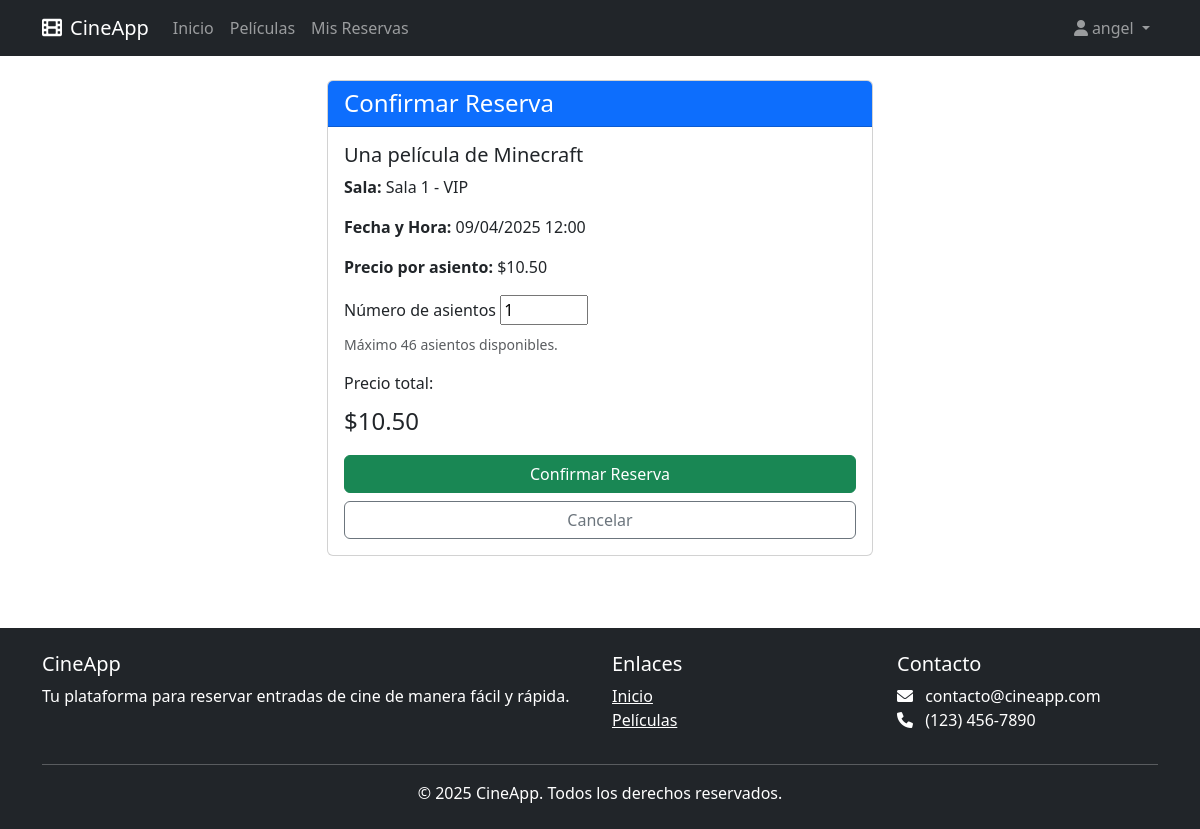
Screenshot of /showtimes/57/reserve/ (signed in) with the database file from the repository.
### reservations/models.py (models this page shows, shortened)
class ShowTime(models.Model):
    movie = models.ForeignKey(Movie, on_delete=models.CASCADE, related_name='showtimes')
    theater = models.ForeignKey(Theater, on_delete=models.CASCADE, related_name='showtimes')
    start_time = models.DateTimeField()
    end_time = models.DateTimeField()
    price = models.DecimalField(max_digits=6, decimal_places=2)
    class Meta:
        unique_together = ('theater', 'start_time')
    def seats_available(self):
        seats_booked = Reservation.objects.filter(showtime=self).aggregate(
            total=models.Sum('num_seats')
        )['total'] or 0
        return self.theater.capacity - seats_booked

class Movie(models.Model):
    tmdb_id = models.IntegerField(unique=True)
    title = models.CharField(max_length=255)
    overview = models.TextField()
    poster_path = models.CharField(max_length=255, null=True, blank=True)
    release_date = models.DateField()

class Theater(models.Model):
    name = models.CharField(max_length=100)
    capacity = models.IntegerField()

### reservations/views.py (the view)
# urls.py: path('showtimes/<int:showtime_id>/reserve/', views.create_reservation, name='create_reservation'),
@login_required
def create_reservation(request, showtime_id):
    showtime = get_object_or_404(ShowTime, pk=showtime_id)
    if request.method == 'POST':
        form = ReservationForm(request.POST)
        if form.is_valid():
            num_seats = form.cleaned_data['num_seats']
            available_seats = showtime.seats_available()
            if num_seats > available_seats:
                messages.error(request, f"Solo hay {available_seats} asientos disponibles.")
                return redirect('showtime_detail', showtime_id=showtime.id)
            with transaction.atomic():
                reservation = form.save(commit=False)
                reservation.user = request.user
                reservation.showtime = showtime
                reservation.save()
                messages.success(request, f"¡Reserva creada con éxito! Código: {reservation.reference_code}")
                return redirect('reservation_detail', reservation_id=reservation.id)
    else:
        form = ReservationForm()
    context = {
        'form': form,
        'showtime': showtime
    }
    return render(request, 'reservations/create_reservation.html', context)

### reservations/forms.py (shortened to what this page needs)
class ReservationForm(forms.ModelForm):
    class Meta:
        model = Reservation
        fields = ['num_seats']
        widgets = {
            'num_seats': forms.NumberInput(attrs={'min': 1, 'max': 10})
        }

### templates/reservations/create_reservation.html (shortened to what this page needs)
{% extends 'base.html' %}
{% block content %}
<div class="row">
    <div class="col-md-6 offset-md-3">
        <div class="card">
            <div class="card-header bg-primary text-white">
                <h4 class="mb-0">Confirmar Reserva</h4>
            </div>
            <div class="card-body">
                <h5>{{ showtime.movie.title }}</h5>
                <p><strong>Sala:</strong> {{ showtime.theater.name }}</p>
                <p><strong>Fecha y Hora:</strong> {{ showtime.start_time|date:"d/m/Y H:i" }}</p>
                <p><strong>Precio por asiento:</strong> ${{ showtime.price }}</p>
                <form method="post">
                    <div class="mb-3">
                        <label for="{{ form.num_seats.id_for_label }}" class="form-label">Número de asientos</label>
                        {{ form.num_seats }}
                        <div class="form-text">Máximo {{ showtime.seats_available }} asientos disponibles.</div>
                    </div>
                    <div class="mb-3">
                        <label class="form-label">Precio total:</label>
                        <div class="fs-4" id="total-price">$0.00</div>
                    </div>
                    <div class="d-grid gap-2">
                        <button type="submit" class="btn btn-success">Confirmar Reserva</button>
                        <a href="{% url 'showtime_detail' showtime_id=showtime.id %}" class="btn btn-outline-secondary">Cancelar</a>
                    </div>
                </form>
            </div>
        </div>
    </div>
</div>
{% endblock %}

### templates/base.html (shortened to what this page needs)
<!DOCTYPE html>
<html lang="es">
<head>
    <link href="https://cdn.jsdelivr.net/npm/bootstrap@5.3.0/dist/css/bootstrap.min.css" rel="stylesheet">
    <link rel="stylesheet" href="https://cdnjs.cloudflare.com/ajax/libs/font-awesome/6.0.0/css/all.min.css">
</head>
<body>
    <nav class="navbar navbar-expand-lg navbar-dark bg-dark">
        <div class="container">
            <a class="navbar-brand" href="{% url 'home' %}">
                <i class="fas fa-film me-2"></i>CineApp
            </a>
            <div class="collapse navbar-collapse" id="navbarNav">
                <ul class="navbar-nav me-auto">
                    <li class="nav-item">
                        <a class="nav-link" href="{% url 'home' %}">Inicio</a>
                    </li>
                    <li class="nav-item">
                        <a class="nav-link" href="{% url 'movie_list' %}">Películas</a>
                    </li>
                    {% if user.is_authenticated %}
                    <li class="nav-item">
                        <a class="nav-link" href="{% url 'user_reservations' %}">Mis Reservas</a>
                    </li>
                    {% endif %}
                </ul>
                <ul class="navbar-nav ms-auto">
                    {% if user.is_authenticated %}
                    <li class="nav-item dropdown">
                        <a class="nav-link dropdown-toggle" href="#" id="userDropdown" role="button" data-bs-toggle="dropdown">
                            <i class="fas fa-user me-1"></i>{{ user.username }}
                        </a>
                    </li>
                    {% endif %}
                </ul>
            </div>
        </div>
    </nav>
    <main class="container py-4">
        {% block content %}{% endblock %}
    </main>
    <footer class="bg-dark text-white">
        <div class="container">
            <div class="row">
                <div class="col-md-6">
                    <h5>CineApp</h5>
                    <p>Tu plataforma para reservar entradas de cine de manera fácil y rápida.</p>
                </div>
                <div class="col-md-3">
                    <h5>Enlaces</h5>
                    <ul class="list-unstyled">
                        <li><a href="{% url 'home' %}" class="text-white">Inicio</a></li>
                        <li><a href="{% url 'movie_list' %}" class="text-white">Películas</a></li>
                    </ul>
                </div>
                <div class="col-md-3">
                    <h5>Contacto</h5>
                    <ul class="list-unstyled">
                        <li><i class="fas fa-envelope me-2"></i> contacto@cineapp.com</li>
                        <li><i class="fas fa-phone me-2"></i> (123) 456-7890</li>
                    </ul>
                </div>
            </div>
            <hr class="bg-light">
            <div class="text-center">
                <p class="mb-0">&copy; {% now "Y" %} CineApp. Todos los derechos reservados.</p>
            </div>
        </div>
    </footer>
</body>
</html>

### templates/base.html (style rules this page uses)
footer { margin-top: 3rem; padding: 1.5rem 0; background-color: #f8f9fa; }

### rows the page displays
ShowTime: movie "Una película de Minecraft", theater.name "Sala 1 - VIP", start_time "09/04/2025 12:00", price "10.50", seats_available "46"

### other values shown
{{ user.username }} "angel"
